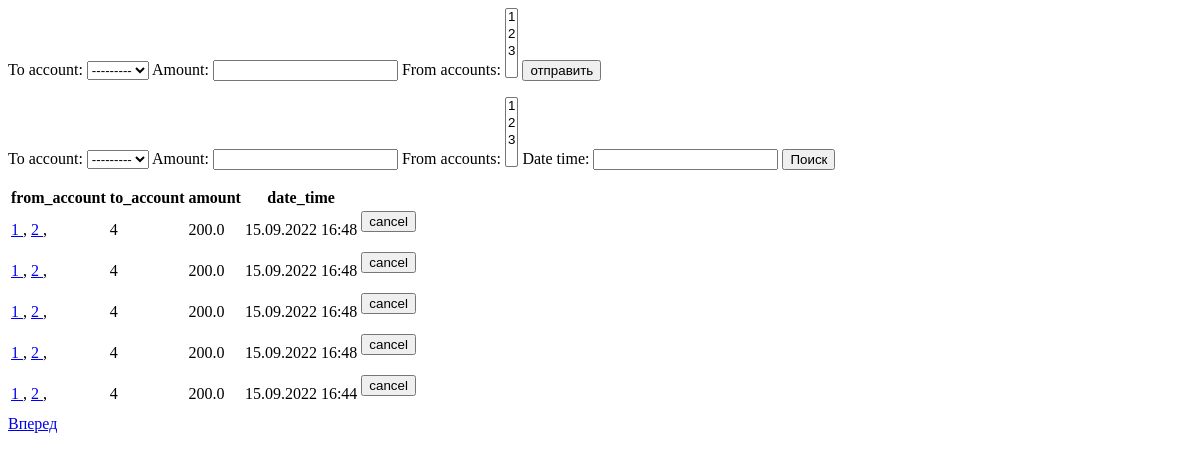
Before: / (signed in) with the older database file.
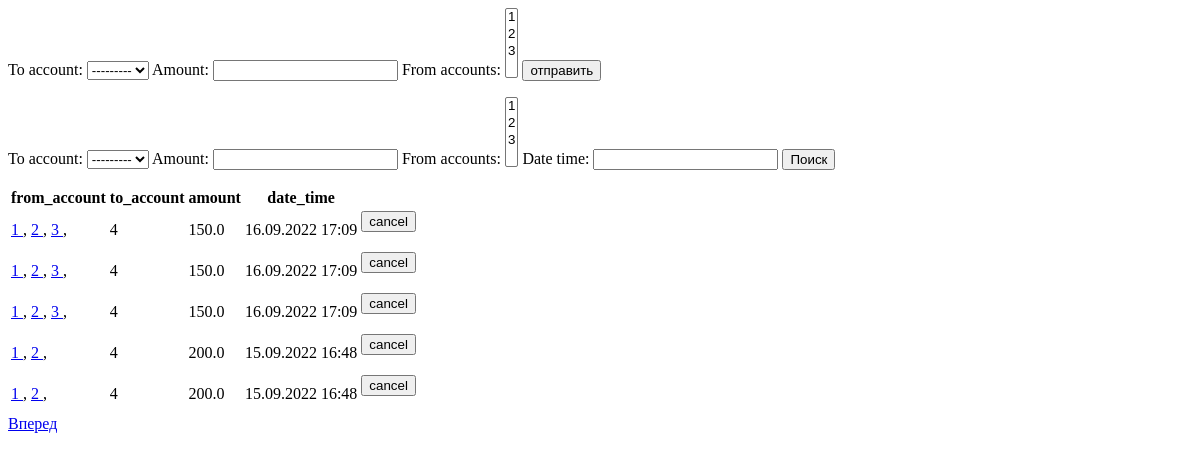
After: the same page with the newer database file.
### transactions/models.py (models this page shows, shortened)
class Account(models.Model):
    balance = models.FloatField(validators=[MinValueValidator(0)])
    user = models.ForeignKey(User, on_delete=models.CASCADE)
    created = models.DateTimeField(auto_now_add=True)
    transactions = models.ManyToManyField('self', through='Transaction')
    def __str__(self):
        return str(self.id)
    class Meta:
        verbose_name = 'Cчет'
        verbose_name_plural = 'Cчета'

class Transaction(models.Model):
    date_time = models.DateTimeField(auto_now_add=True)
    amount = models.FloatField(validators=[MinValueValidator(0)])
    from_accounts = models.ManyToManyField(Account, related_name='outcomes')
    to_account = models.ForeignKey(Account, on_delete=models.CASCADE, related_name='incomes')
    is_cancelled = models.BooleanField(default=False)
    class Meta:
        verbose_name = 'Транзакция'
        verbose_name_plural = 'Транзакции'

### transactions/views.py (the view)
# urls.py: path('', views.transaction, name='transaction'),
def transaction(request):
    if request.method == 'POST':
        form, message = create_transaction(request.user, request.POST)
    else:
        form = TransactionForm(request.user)
        message = ''
    filter = TransactionFilter\
        (
            request.GET,
            queryset=Transaction.objects
                .filter\
                    (
                        Q(to_account__user=request.user)
                        |
                        Q(from_accounts__user=request.user)
                    )
                .order_by('-date_time'),
            request=request
        )
    filter_form = filter.form
    paginated_qs = paginate(request, filter.qs, 'page')
    return render(request, 'transaction.html',
        {
            'add_transaction_form': form,
            'message': message,
            'filter': paginated_qs,
            'filter_form': filter_form
        })

### transactions/forms.py
class TransactionForm(forms.ModelForm):
    from_accounts = forms.ModelMultipleChoiceField(queryset=Account.objects.none())
    def __init__(self, user, *args, **kwargs):
        super().__init__(*args, **kwargs)
        self.fields['from_accounts'].queryset = Account.objects.filter(user=user)
    class Meta:
        model = Transaction
        fields = ('to_account', 'amount')

### transactions/views.py (called while the page is built)
def paginate(request, objects, url_param):
    paginator = Paginator(objects, 5)
    page_num = request.GET.get(url_param, 1)
    try:
        page = paginator.page(page_num)
    except EmptyPage:
        page = paginator.page(1)
    return page

### transactions/templates/transaction.html (shortened to what this page needs)
{% extends 'base.html' %}
{% block content %}
<form action="." method="POST">
    {{ add_transaction_form }}
    <input type="submit" value="отправить">
</form>
<form action="." method="GET">
    {{ filter_form }}
    <input type="submit" value="Поиск">
</form>
<table class="table">
    <thead>
        <tr>
            <th>from_account</th>
            <th>to_account</th>
            <th>amount</th>
            <th>date_time</th>
        </tr>
    </thead>
    <tbody>
        {% for x in filter %}
            <tr>
                <td>{% if user == x.from_accounts.first.user %}
                        {% for account in x.from_accounts.all %}
                            <a href="{% url 'account' account %}">
                                {{ account.id }}
                            </a>,
                        {% endfor %}
                    {% else %}
                        {{ x.from_accounts.all|join:', ' }}
                    {% endif %}</td>
                <td>{% if user == x.to_account.user %} <a href="{% url 'account' x.to_account %}">{{ x.to_account }}</a> {% else %} {{ x.to_account }} {% endif %}</td>
                <td>{{ x.amount }}</td>
                <td>{{ x.date_time|date:'d.m.Y H:i' }}</td>
                <td><form action="{% url 'cancel_transaction' %}" method="POST">
                        <input type="submit" value="cancel"></form>
                    </td>
            </tr>
        {% endfor %}
    </tbody>
</table>
{% if filter.has_next %}
<a href="{% url 'transaction' %}?page={{ filter.next_page_number }}">Вперед</a>
{% endif %}
{% endblock %}

Changed rows visible on the page:
no longer on this page (row unchanged): Transaction: to_account "4", amount "200.0", date_time "15.09.2022 16:48", Account (id "1"), Account (id "2")
no longer on this page (row unchanged): Transaction: to_account "4", amount "200.0", date_time "15.09.2022 16:44", Account (id "1"), Account (id "2")
added Transaction: to_account "4", amount "150.0", date_time "16.09.2022 17:09", Account (id "1"), Account (id "2")
now on this page (row edited): Account: id "3"
